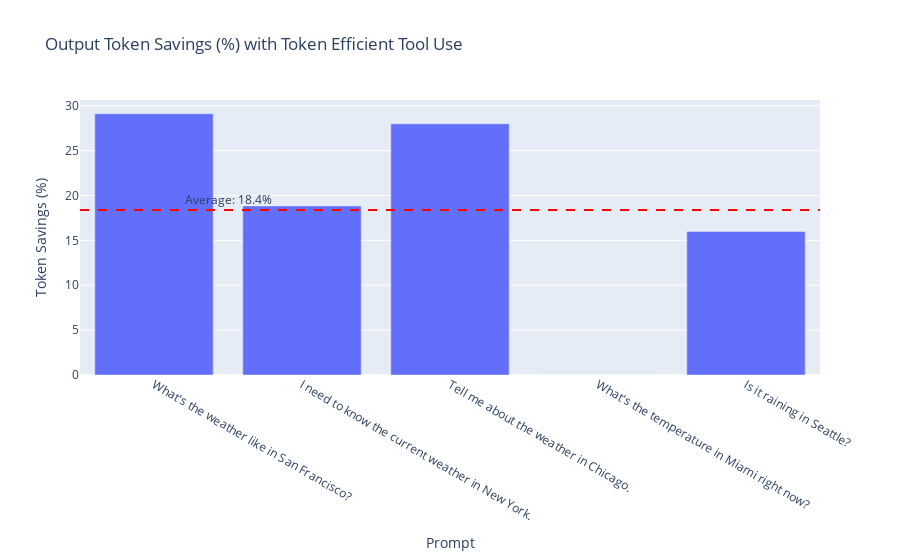

The notebook cell saved with this chart:
### Code cell
# Plot token savings percentage
fig = px.bar(df_invoke,
             x="prompt",
             y="output_token_savings",
             title="Output Token Savings (%) with Token Efficient Tool Use")

fig.update_layout(xaxis_title="Prompt", yaxis_title="Token Savings (%)")
fig.add_shape(type="line", line=dict(dash="dash", width=2, color="red"),
              y0=df_invoke["output_token_savings"].mean(), y1=df_invoke["output_token_savings"].mean(),
              x0=0, x1=1, xref="paper")
fig.add_annotation(x=0.5, y=df_invoke["output_token_savings"].mean(),
                   text=f"Average: {df_invoke['output_token_savings'].mean():.1f}%",
                   showarrow=False, yshift=10)
fig.show()

### Figure 1 — Plotly figure (JSON) as saved in the notebook; plotly's stock layout.template omitted (floating-point values rounded to 4 significant figures)
{"data": [{"hovertemplate": "prompt=%{x}<br>output_token_savings=%{y}<extra></extra>", "legendgroup": "", "marker": {"color": "#636efa", "pattern": {"shape": ""}}, "name": "", "orientation": "v", "showlegend": false, "textposition": "auto", "type": "bar", "x": ["What's the weather like in San Francisco?", "I need to know the current weather in New York.", "Tell me about the weather in Chicago.", "What's the temperature in Miami right now?", "Is it raining in Seattle?"], "xaxis": "x", "y": [29.11, 18.84, 28.0, 0.0, 16.0], "yaxis": "y"}], "layout": {"annotations": [{"showarrow": false, "text": "Average: 18.4%", "x": 0.5, "y": 18.39, "yshift": 10}], "barmode": "relative", "legend": {"tracegroupgap": 0}, "shapes": [{"line": {"color": "red", "dash": "dash", "width": 2}, "type": "line", "x0": 0, "x1": 1, "xref": "paper", "y0": 18.39, "y1": 18.39}], "title": {"text": "Output Token Savings (%) with Token Efficient Tool Use"}, "xaxis": {"anchor": "y", "domain": [0, 1], "title": {"text": "Prompt"}}, "yaxis": {"anchor": "x", "domain": [0, 1], "title": {"text": "Token Savings (%)"}}}}
